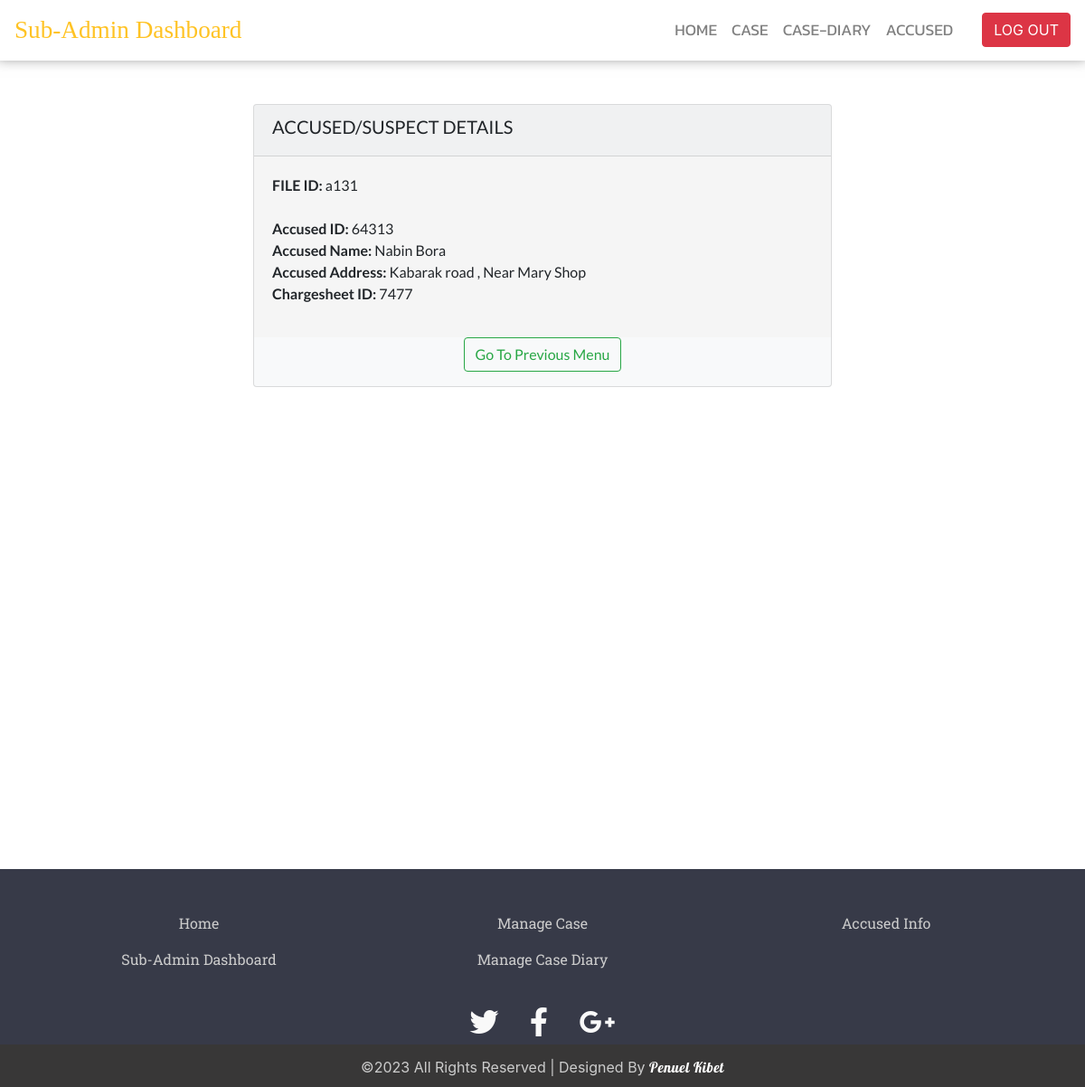
The page /dashboard/sub_admin_dashboard_menus/view_accused.php?edit=a131 on the database its author committed.
### tables this page shows
CREATE TABLE `accused_info` (
  `fid` varchar(100) NOT NULL,
  `a_id` varchar(100) NOT NULL,
  `a_name` varchar(200) NOT NULL,
  `a_address` varchar(400) NOT NULL,
  `cs_id` varchar(100) NOT NULL,
  `ipc` varchar(200) NOT NULL
);

### dashboard/sub_admin_dashboard_menus/view_accused.php (the view, shortened to what this page needs)
<!DOCTYPE html>
<html>
<head>
	<link rel="stylesheet" href="https://use.fontawesome.com/releases/v5.8.1/css/all.css">
	<link rel="stylesheet" href="https://maxcdn.bootstrapcdn.com/bootstrap/4.0.0/css/bootstrap.min.css">
	<link rel="stylesheet" type="text/css" href="view_fir_style.css">
</head>
<body>
		<nav class="navbar navbar-expand-lg navbar-light sticky-top navbar-custom">
			<a class="navbar-brand" href="#">Sub-Admin Dashboard</a>
			<div class="collapse navbar-collapse" id="navbarSupportedContent">
				<ul class="navbar-nav mr-auto w-100 justify-content-end px-4">
					<li class="nav-item active"><a href="../sub_admin_dashboard.php" class="nav-link">HOME</a></li>
					<li class="nav-item"><a href="case_sa.php" class="nav-link">CASE</a></li>
					<li class="nav-item"><a href="cd_sa.php" class="nav-link">CASE-DIARY</a></li>
					<li class="nav-item"><a href="accused_sa.php" class="nav-link">ACCUSED</a></li>
				</ul>
				<a href="../../php/sub_admin_logout.php"><button type="button" class="btn btn-danger">LOG OUT</button></a>
			</div>
		</nav>
		<div class="content">
<?php
        include("connectioni.php");
        $edit_record = $_GET['edit'];
       $rs=mysqli_query($con,"SELECT * FROM `accused_info` WHERE fid='$edit_record'");
		while($row=mysqli_fetch_array($rs))
			{
		$fid = $row[0];
		$a_id = $row[1];
		$a_name = $row[2];
		$a_address =$row[3];
		$cs_id = $row[4];
?>
			<div class="card bg-light mx-auto my-5 " style="max-width: 40rem;">
				<div class="card-header align-middle ">
					<h5>ACCUSED/SUSPECT DETAILS</h5>
				</div>
				<div class="card-body">
					<p>
				<b>FILE ID:</b> <?php echo $fid;  ?></i><br><br>
				<b>Accused ID:</b> <?php echo $a_id;  ?><br>
				<b>Accused Name:</b> <?php echo $a_name;  ?><br>
				<b>Accused Address:</b> <?php echo $a_address;  ?><br>
				<b>Chargesheet ID:</b> <?php echo $cs_id;  ?><br>
				    </p>
				</div>
				<p class="float-right text-center">
						<a href="accused_sa.php"><button type="button" class="btn btn-outline-success" >Go To Previous Menu</button></a>
					</p>
			</div>
		<?php } ?>
		</div>
		<footer id="site-footer">
			<div class="container">
				<div class="row text-center custom-list">
					<div class="col-sm-4">
						<ul class="list-unstyled">
						<li><a href="../../index.php" class="nav-link">Home</a></li>
						<li><a href="../sub_admin_dashboard.php" class="nav-link">Sub-Admin Dashboard</a></li>
					</ul>
					</div>
					<div class="col-sm-4">
						<ul class="list-unstyled">
							<li><a href="case_sa.php" class="nav-link">Manage Case</a></li>
							<li><a href="cd_sa.php" class="nav-link">Manage Case Diary</a></li>
						</ul>
					</div>
					<div class="col-sm-4">
						<ul class="list-unstyled">
							<li><a href="accused_sa.php" class="nav-link">Accused Info</a></li>
						</ul>
					</div>
				</div>
			</div>
			<div class="social-networks">
				<a href="https://www.twitter.com/ocms" class="twitter"><i class="fab fa-twitter"></i></a>
				<a href="https://www.facebook.com/ocms" class="facebook"><i class="fab fa-facebook-f"></i></a>
				<a href="mailto:ocms@gmail.com?subject=Mail from Our Site" class="google"><i class="fab fa-google-plus-g"></i></a>
			</div>
			<div class="footer-copyright">
            	<p>&copy;2023 All Rights Reserved | Designed By <a href="https://www.linkedin.com/in/manashjb/"><span>Penuel Kibet</span></a> </p>
        	</div>
		</footer>
</body>
</html>

### dashboard/sub_admin_dashboard_menus/view_fir_style.css (style rules this page uses)
body { background: #ffff; min-height: 100%; padding-bottom: 20vh; position: relative; }
.navbar-custom { background: #ffff; -webkit-box-shadow:0 -0.4rem 0.9rem 0.2rem rgba(0,0,0,.5); -moz-box-shadow: -0.4rem 0.9rem 0.2rem rgba(0,0,0,.5):; box-shadow:0 -0.4rem 0.9rem 0.2rem rgba(0,0,0,.5); }
#navbarSupportedContent li a { color: grey; font-family: 'Kanit', sans-serif; font-size: 1.1em; }
.navbar-brand { color: #ffc324 !important; font-family: 'Cinzel', serif; font-size: 1.7em; }
.content { position:relative; padding-bottom: 20vh; font-family: 'Lato', sans-serif; }
#site-footer { background-color: #373a48; color:white; height: 200px; position: absolute; left: 0 ; right: 0; bottom: 0; margin-bottom: -30vh; }
#site-footer .custom-list { margin-top: 40px; color: #fff !important; }
#site-footer li a { color: #ccc; font-family: 'Roboto Slab', serif; }
#site-footer .social-networks { text-align: center; padding-top: 10px; padding-bottom: 0; }
#site-footer .social-networks a { margin-right: 5px; margin-left: 5px; font-size: 32px; color: #f9f9f9; padding: 10px; transition: 0.2s; }
#site-footer .footer-copyright { background-color: #383737; padding-top:3px; padding-bottom:3px; text-align: center; }
#site-footer .footer-copyright p { margin:10px; color: #ccc; }
#site-footer span { font-family: 'Lobster', cursive; letter-spacing: 0.5px; color: #fff; }
.card-body { background: #f5f5f5; }

### rows shown on the page
accused_info: fid "a131", a "64313", a_name "Nabin Bora", a_address "Kabarak road , Near Mary Shop", cs "7477"
